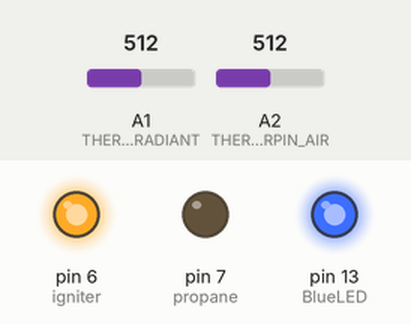
Recording of a sketch running on a simulated Arduino Uno, built with avr-gcc and run on an emulated ATmega328P. On the bench: output pins drawn as LEDs (lit = HIGH). The test bench sets the inputs (shaded band); at power-on: A1 (THERMISTORPIN_RADIANT) = 512, A2 (THERMOSTORPIN_AIR) = 512. What the sketch prints to the serial monitor is not drawn.

Above: at 0.3 s.
At 5.3 s:
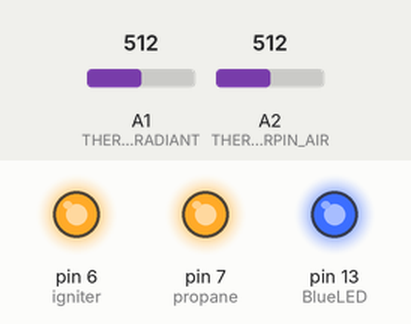
Timing chart, 0 to 6.8 s (numbered marks = the images above):
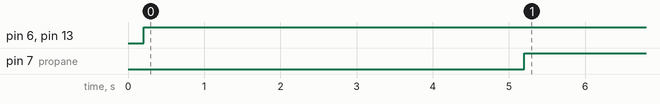

The sketch:

Fire_Cooling_and_Thermistor_Merged_1.ino
```cpp
////////////////////////////////////THERMISTOR_DECLERATIONS
// which analog pin to connect
#define THERMISTORPIN_RADIANT A1
#define THERMOSTORPIN_AIR A2
// resistance at 25 degrees C
#define THERMISTORNOMINAL 10000
// temp. for nominal resistance (almost always 25 C)
#define TEMPERATURENOMINAL 25
// how many samples to take and average, more takes longer
// but is more 'smooth'
#define NUMSAMPLES 5
// The beta coefficient of the thermistor (usually 3000-4000)
#define BCOEFFICIENT 3950
// the value of the 'other' resistor
#define SERIESRESISTOR 10000

int samples_rad [NUMSAMPLES];
int samples_air [NUMSAMPLES];


///////////////////////////////////FIRE_CONTROL_DECLERATIONS
/*
  This code turns on the fire when you heat up the thermistor.
  It also turns on LEDs for disgnostics.
*/

int igniter = 6;
int propane = 7;
int BlueLED = 13;
int RedLED = A4;  // actually not used
//int thermosensor = A1;
int SetpointCool = 24;
int SetpointHeat = 20;
boolean FireOn = false;


void setup(void) {
    Serial.begin(115200);


  pinMode(igniter, OUTPUT);
  pinMode(propane, OUTPUT);
  pinMode(BlueLED, OUTPUT);  //Fire Control Setup
}


void loop(void) {
  uint8_t i;
  float average_rad;
  float average_air;
  float operating;

 ///////////////////////////////////////////////RADIANT

  // take N samples in a row, with a slight delay
  for (i=0; i< NUMSAMPLES; i++) {
   samples_rad[i] = analogRead(THERMISTORPIN_RADIANT);
   delay(10);
  }

  // average all the samples out
  average_rad = 0;
  for (i=0; i< NUMSAMPLES; i++) {
     average_rad += samples_rad[i];
  }
  average_rad /= NUMSAMPLES;

 // Serial.print("Average analog reading ");
 // Serial.println(average_rad);

  // convert the value to resistance
  average_rad = 1023 / average_rad - 1;
  average_rad = SERIESRESISTOR / average_rad;
// Serial.print("Thermistor resistance ");
//  Serial.println(average_radiant);

  float steinhart_rad;
  steinhart_rad = average_rad / THERMISTORNOMINAL;     // (R/Ro)
  steinhart_rad = log(steinhart_rad);                  // ln(R/Ro)
  steinhart_rad /= BCOEFFICIENT;                   // 1/B * ln(R/Ro)
  steinhart_rad += 1.0 / (TEMPERATURENOMINAL + 273.15); // + (1/To)
  steinhart_rad = 1.0 / steinhart_rad;                 // Invert
  steinhart_rad -= 273.15;                         // convert to C
  float fahrenheit_rad = steinhart_rad * 9/5 + 32;     // convert to F

  Serial.print("Radiant Temperature: ");
  Serial.print(fahrenheit_rad);
  Serial.print(" *F");
  Serial.print('\t');

 //////////////////////////////////AIR

  // take N samples in a row, with a slight delay
  for (i=0; i< NUMSAMPLES; i++) {
   samples_air[i] = analogRead(THERMOSTORPIN_AIR);
   delay(10);
  }

  // average all the samples out
  average_air = 0;
  for (i=0; i< NUMSAMPLES; i++) {
     average_air += samples_air[i];
  }
  average_air /= NUMSAMPLES;

 // Serial.print("Average analog reading ");
 // Serial.println(average);

  // convert the value to resistance
  average_air = 1023 / average_air - 1;
  average_air = SERIESRESISTOR / average_air;
 // Serial.print("Thermistor resistance ");
 // Serial.println(average_air);

  float steinhart_air;
  steinhart_air = average_air / THERMISTORNOMINAL;     // (R/Ro)
  steinhart_air = log(steinhart_air);                  // ln(R/Ro)
  steinhart_air /= BCOEFFICIENT;                   // 1/B * ln(R/Ro)
  steinhart_air += 1.0 / (TEMPERATURENOMINAL + 273.15); // + (1/To)
  steinhart_air = 1.0 / steinhart_air;                 // Invert
  steinhart_air -= 273.15;                         // convert to C
  float fahrenheit_air = fahrenheit_air * 9/5 + 32;     // convert to F

  Serial.print("Air Temperature: ");
  Serial.print(fahrenheit_air);
  Serial.print(" *F");
  Serial.print('\t');


 //////////////////////////////////OPERATING
 operating = (fahrenheit_rad + fahrenheit_air)/2;
   Serial.println(operating);

  delay(100);


 //////////////////////////////////FIRE_CONTROL


  //read serial for setpoint change:
   if (Serial.available()) {
        /* read the most recent byte */
        SetpointCool = Serial.parseInt();
       }
  //done reading for setpoint change


    //read & print temperature from 3-pinthermosensor:
    // read the input on analog pin 0:
    //int sensorValue = analogRead(thermosensor);
    // Convert the analog reading (which goes from 0 - 1023) to a voltage (0 - 5V):
    //float voltage = sensorValue * (5.0 / 1023.0);
    //float temperatureC = (voltage - 0.5) * 100 ;  //converting from 10 mv per degree wit 500 mV offset
    //float temperatureF = temperatureC * 9/5 + 32;

    // print out the value you read:
   // Serial.print("Temperature: ");  Serial.print(temperatureF);
    Serial.print("      SetpointCool: ");  Serial.print(SetpointCool);
    Serial.print("      SetpointHeat: ");  Serial.print(SetpointHeat);
    Serial.print("      FireOn: ");  Serial.print(FireOn);
    Serial.print('\t');
    //Serial.print('\n');
    //done reading & displaying temperature


    //set fire if it's warm,
    //light up red LED for heating & blue LED for cooling:
    if(fahrenheit_rad > SetpointCool) {
          digitalWrite(BlueLED, HIGH);   // turn the blue LED on
          digitalWrite(RedLED, LOW);

          //turn fire on!
          if(FireOn == false) {
             digitalWrite(igniter, HIGH);    // turn on igniter
             delay(5000);                     // wait for igniter to heat up
             digitalWrite(propane, HIGH);    // turn on propane
             delay(100);                    //blow fire for a second before resetting
             FireOn = true;
            }
            else{}

         }
       else {
              if(fahrenheit_rad < SetpointHeat) {
                   digitalWrite(RedLED, HIGH);   // turn the red LED on
                   digitalWrite(BlueLED, LOW);

                   //Turn off fire
                   digitalWrite(igniter, LOW);  // turn off igniter
                   digitalWrite(propane, LOW);  //turn off propane
                   FireOn = false;
                  }

                else {
                       digitalWrite(RedLED, LOW);
                       digitalWrite(BlueLED, LOW);

                       //Turn off fire
                       digitalWrite(igniter, LOW);  // turn off igniter
                       digitalWrite(propane, LOW);  //turn off propane
                       FireOn = false;
                      }
           }

  delay(100);               // wait for a tad
}
```

Measured:
- by itself, pin 6 (igniter), pin 13 (BlueLED): LOW → HIGH at 0.20 s
- by itself, pin 7 (propane): LOW → HIGH at 5.2 s
